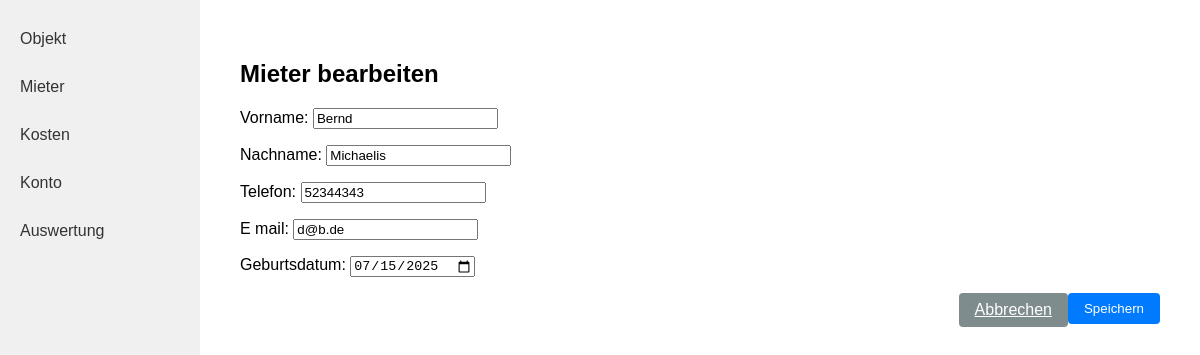
The page /mieter/5/update/ (signed in) on the database its author committed.
### kostenpruefung_mietobjekte_app/models.py (models this page shows, shortened)
class Mieter(models.Model):
    created_by = models.ForeignKey(User, on_delete=models.CASCADE, related_name="mieter_created", null=True, blank=True)
    vorname = models.CharField(max_length=255)
    nachname = models.CharField(max_length=255)
    telefon = models.CharField(max_length=100)
    e_mail = models.EmailField()
    geburtsdatum = models.DateField()

### kostenpruefung_mietobjekte_app/views.py (the view, shortened to what this page needs)
# urls.py: path('mieter/<int:pk>/update/', MieterUpdateView.as_view(), name='mieter_update'),
class MieterUpdateView(UpdateView):
    model = Mieter
    form_class = MieterObjektForm
    template_name = 'kostenpruefung_mietobjekte_app/mieter_form.html'
    def get_queryset(self):
        return Mieter.objects.filter(created_by=self.request.user)

### kostenpruefung_mietobjekte_app/forms.py
class MieterObjektForm(forms.ModelForm):
    class Meta:
        model = Mieter
        fields = ['vorname', 'nachname', 'telefon', 'e_mail', 'geburtsdatum']
        widgets = {
            'geburtsdatum': forms.DateInput(attrs={'type': 'date'}),
        }

### kostenpruefung_mietobjekte_app/templates/kostenpruefung_mietobjekte_app/mieter_form.html (shortened to what this page needs)
{% load static %}
<!DOCTYPE html>
<html lang="de">
<head>
    <link rel="stylesheet" href="{% static 'kostenpruefung_mietobjekte_app/style.css' %}">
</head>
<body>
<div class="flex-container">
    <nav class="sidebar">
        <a class="sidebar-link" href="{% url 'objekt_index' %}">Objekt</a>
        <a class="sidebar-link" href="{% url 'mieter_laufend' %}">Mieter</a>
        <a class="sidebar-link" href="{% url 'rechnungen' %}">Kosten</a>
        <a class="sidebar-link" href="{% url 'konto' %}">Konto</a>
        <a class="sidebar-link" href="{% url 'auswertung' %}">Auswertung</a>
    </nav>
    <div class="main-content">
        <h2>Mieter bearbeiten</h2>
        <form method="post">
            {{ form.as_p }}
            <button class="action-btn" type="submit">Speichern</button>
            <a href="{% url 'mieter_laufend' %}" class="action-btn" style="background-color: #7f8c8d;">Abbrechen</a>
        </form>
    </div>
</div>
</body>
</html>

### kostenpruefung_mietobjekte_app/static/kostenpruefung_mietobjekte_app/style.css (style rules this page uses)
body { margin: 0; font-family: Arial, sans-serif; }
.flex-container { display: flex; }
.sidebar { width: 200px; background: #f0f0f0; height: 100vh; padding: 20px 0; }
.sidebar-link { display: block; padding: 10px 20px; color: #333; text-decoration: none; margin-bottom: 10px; }
.main-content { flex: 1; padding: 40px; }
.action-btn { float: right; padding: 8px 16px; background: #007bff; color: #fff; border: none; border-radius: 4px; cursor: pointer; margin-bottom: 20px; }

### rows shown on the page
Mieter: vorname "Bernd", nachname "Michaelis", telefon "52344343", e_mail "d@b.de", geburtsdatum "07/15/2025"
